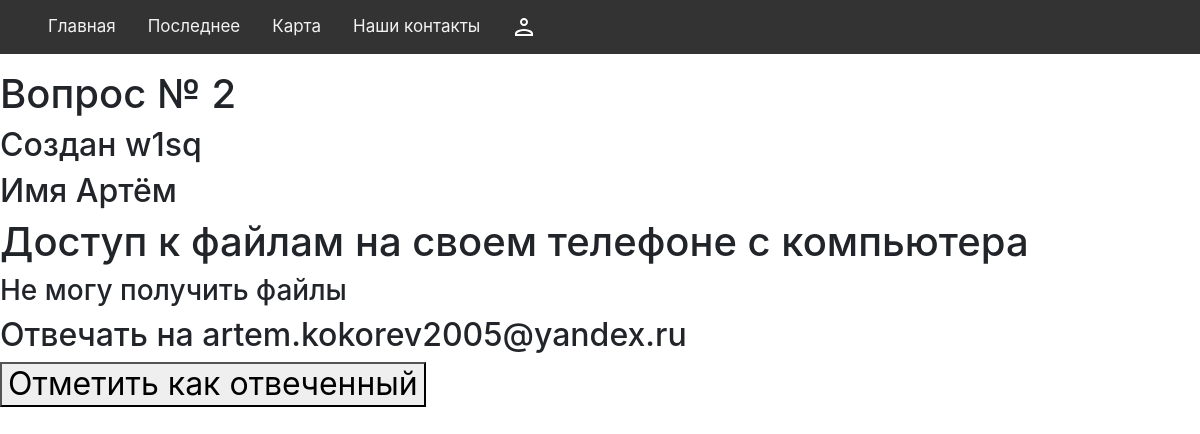
Page /question/2 on the committed database.
### data/question.py (models this page shows)
class Questions(SqlAlchemyBase):
    __tablename__ = "questions"
    id = sqlalchemy.Column(sqlalchemy.Integer, primary_key=True, autoincrement=True)
    name = sqlalchemy.Column(sqlalchemy.String, nullable=True)
    theme = sqlalchemy.Column(sqlalchemy.String, nullable=True)
    message = sqlalchemy.Column(sqlalchemy.String, nullable=True)
    pending = sqlalchemy.Column(sqlalchemy.Boolean, default=True)
    created_date = sqlalchemy.Column(sqlalchemy.DateTime, default=datetime.datetime.now)
    user_id = sqlalchemy.Column(sqlalchemy.Integer, sqlalchemy.ForeignKey("users.id"))
    user = orm.relation("User")

### data/users.py (models this page shows, shortened)
class User(SqlAlchemyBase):
    __tablename__ = "users"
    id = sqlalchemy.Column(sqlalchemy.Integer, primary_key=True, autoincrement=True)
    name = sqlalchemy.Column(sqlalchemy.String, nullable=True)
    email = sqlalchemy.Column(sqlalchemy.String, index=True, unique=True, nullable=True)
    hashed_password = sqlalchemy.Column(sqlalchemy.String, nullable=True)
    created_date = sqlalchemy.Column(sqlalchemy.DateTime, default=datetime.datetime.now)
    news = orm.relation("Crimes", back_populates="user")
    questions = orm.relation("Questions", back_populates="user")

### app.py (the view)
@app.route("/question/<id>", methods=["POST", "GET"])
def question(id):
    db_sess = db_session.create_session()
    question = db_sess.query(Questions).filter(Questions.id == id).first()
    if request.method == "POST":
        question.pending = False
        db_sess.commit()
        return redirect("/admin")
    return render_template(
        "question.html", logged=logged, user_data=user_data, question=question
    )

### data/db_session.py (called while the page is built)
def create_session() -> Session:
    global __factory
    return __factory()

### templates/question.html (shortened to what this page needs)
{% extends 'base.html'%}
{% block content %}
<h1>Вопрос № {{question.id}}</h1>
<h2>Создан {{question.user.name}}</h2>
<h2>Имя {{question.name}}</h2>
<h1>{{question.theme}}</h1>
<h3>{{question.message}}</h3>
<h2>Отвечать на {{question.user.email}}<h2>
        {% if question.pending%}
        <form method="POST" role="form"><button type="submit">Отметить как отвеченный</button></form>
        {% endif %}
        {% endblock %}

### rows in the picture
Questions: id "2", name "Артём", theme "Доступ к файлам на своем телефоне с компьютера", message "Не могу получить файлы"
User: user.name "w1sq", user.email "artem.kokorev2005@yandex.ru"
